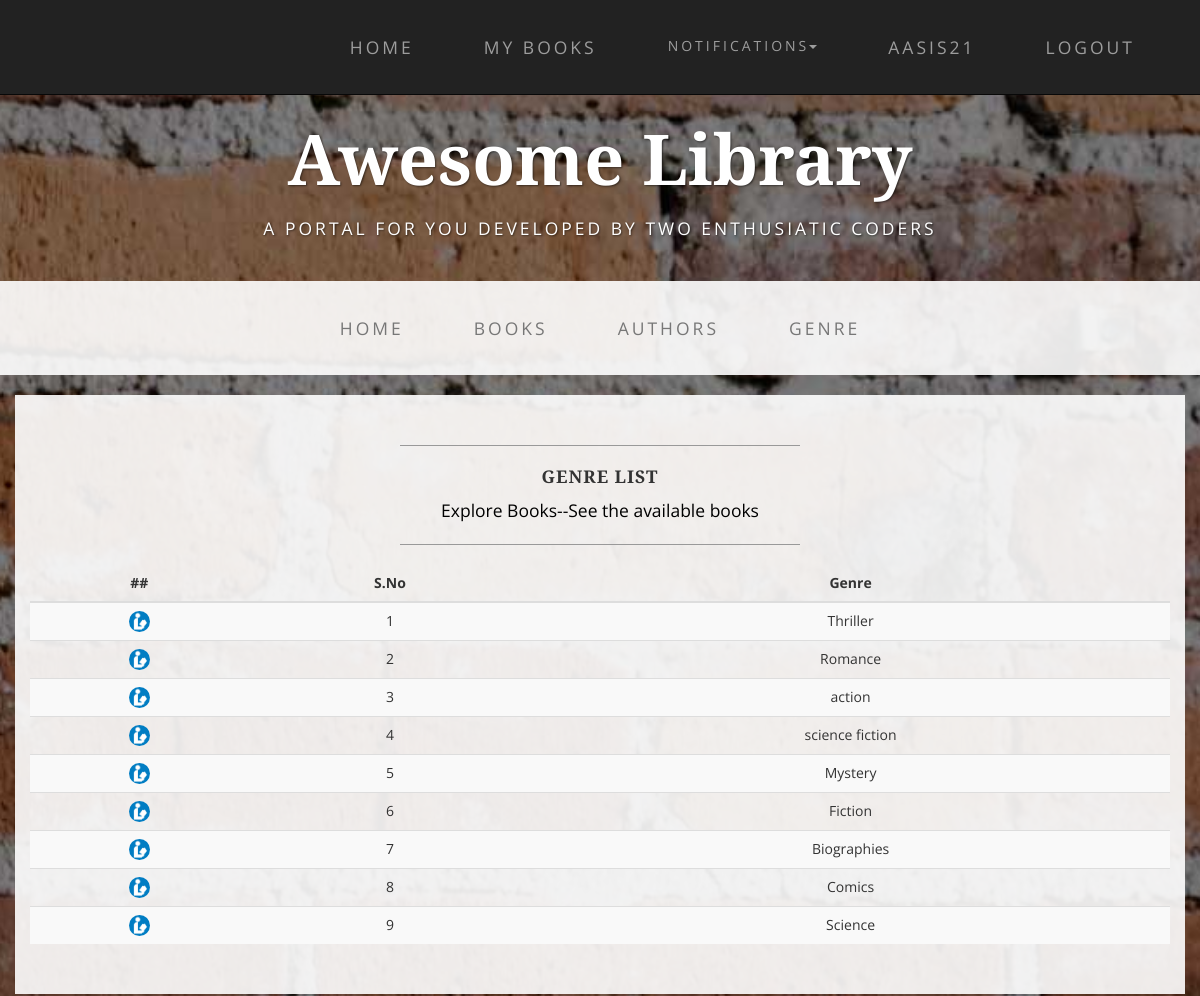
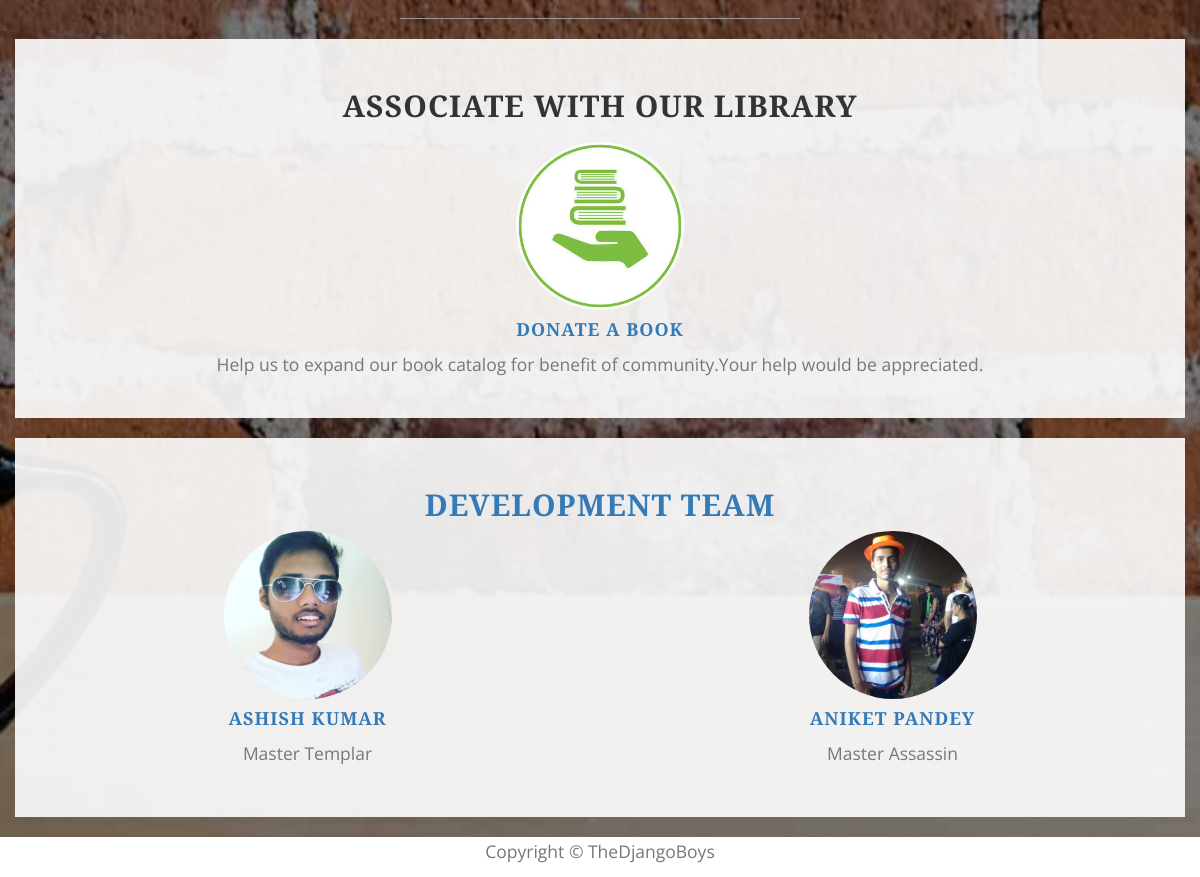
Screenshot of /lib/genre/ (signed in) with the database file from the repository (2 pictures, top to bottom).
### mylib/models.py (models this page shows, shortened)
class Genre(models.Model):
    name = models.CharField(max_length=50)

### mylib/views.py (the view)
@login_required
def genre(request):
    genre = Genre.objects.all()
    return render(request, 'genre.html', context={'genre': genre})

### mylib/backend.py (called while the page is built)
    def get_user(self, user_id):
        try:
            return User.objects.get(pk=user_id)
        except User.DoesNotExist:
            return None

### mylib/global_context.py (called while the page is built)
def notice_context(request):
    if request.user.is_authenticated:
        que= Notification.objects.filter(user=request.user)
        re_note = que.values_list('notice', flat=True)
        note=re_note[::-1]
        if note:
            if len(note)>5:
                notice=note[:5]
            else:
                notice=note
        else:
            notice=['Request Book issue for notifications',]
    else:
        notice = ['Request Book issue for notifications',]
        note=['please login']
    return {'notice':notice,'note':note}

### mylib/templates/genre.html (shortened to what this page needs)
{% extends "index.html" %}
{% load staticfiles %}
{% block content %}
<div class="container box ">
    <div class="row">
        <div class="col-lg-12">
            <hr>
            <h2 class="intro-text text-center">
                <strong>Genre List</strong>
            </h2 >
            <a href="{% url 'books' %}"><p class="text-center"> Explore Books--See the available books</p></a>
            <hr>
            <table class="table table-striped">
                <thead class="thead-inverse">
                <tr>
                    <th class="text-center">##</th>
                    <th class="text-center">S.No</th>
                    <th class="text-center">Genre</th>
                </tr>
                </thead>
                <tbody>
                {% for genre in genre %}
                <tr>
                    <th scope="row"><img src="{% static 'mylib/img/team/lib.jpg' %}" class="img-responsive img-circle center-block" alt="" align="middle" style="width:1.5em;height:1.5em;"></th>
                    <td class="text-center">{{genre.id}}</td>
                    <td  class="text-center">{{genre.name}}</td>
                </tr>
                {% endfor %}
                </tbody>
            </table>
        </div>
    </div>
</div>
{% endblock content %}

### mylib/templates/index.html (shortened to what this page needs)
<!DOCTYPE html>
<html lang="en">
{% load staticfiles %}
<head>
    <link href="{% static 'mylib/css/bootstrap.min.css' %}" rel="stylesheet">
    <link href="{% static 'mylib/css/business-casual.css' %}" rel="stylesheet">
</head>
<body>
    <nav id="mainNav" class="navbar navbar-inverse navbar-custom navbar-fixed-top">
        <div class="container">
            <div class="collapse navbar-collapse" id="bs-example-navbar-collapse-1">
                 <ul class="nav navbar-nav navbar-right">
                    <li>
                        <a href="{% url 'index' %}">Home</a>
                    </li>
                    {% if user.is_authenticated %}
                    <li><a href="{% url 'my_books' %}">My Books</a></li>
                     <li class="dropdown">
                         <a class="btn btn-link dropdown-toggle" data-toggle="dropdown"type="button">Notifications<span class="caret"></span></a>
                     </li>
                    {% endif %}
                    {% if user.is_authenticated %}
                    <li><a href="#">{{user.get_username}}</a></li>
                    <li><a href="{% url 'logout' %}?next={{request.path}}">Logout</a></li>
                    {% else %}
                    <li><a href="{% url 'login' %}?next={{request.path}}">Login</a></li>
                     <li><a href="{% url 'sign_in' %}?next={{request.path}}">Sign-in</a></li>
                    {% endif %}
                </ul>
            </div>
        </div>
    </nav>
    <div class="brand main">Awesome Library</div>
    <div class="address-bar">A PORTAL FOR YOU DEVELOPED BY TWO ENTHUSIATIC CODERS</div>
    <nav class="navbar navbar-default" role="navigation">
        <div class="container">
            <div class="collapse navbar-collapse" id="bs-example-navbar-collapse-1">
                <ul class="nav navbar-nav">
                    <li>
                        <a href="{% url 'index' %}">Home</a>
                    </li>
                    <li>
                        <a href="{% url 'books' %}">Books</a>
                    </li>
                    <li>
                        <a href="{% url 'authors' %}">Authors</a>
                    </li>
                    <li>
                        <a href="{% url 'genre' %}">Genre</a>
                    </li>
                </ul>
            </div>
        </div>
    </nav>
    {% block content  %}{% endblock %}
    <hr>
    <section id="services">
        <div class="container box ">
            <div class="row ">
                <div class="col-lg-12 text-center">
                    <h2 class="section-heading">Associate with our Library</h2>
                </div>
            </div>
            <div class="row text-center">
                {% if user.is_authenticated %}
                <div class="col-md-12">
                    <span>
                        <img src={% static "mylib/img/service/2.jpg" %}   class="img-responsive img-circle center-block" style="width:12em;height:12em" alt="" align="middle">
                    </span>
                    <h4 class="service-heading"><a href="{% url 'sign_in' %}">Donate a Book</h4>
                    <p class="text-muted">Help us to expand our book catalog for benefit of community.Your help would be appreciated. </p>
                </div>
                {% endif %}
            </div>
        </div>
        </section>
    <section id="team" class="bg-light-gray">
        <div class="container box">
            <div class="row">
                <div class="col-lg-12 text-center">
                    <h2 class="section-heading">Development Team</h2>
                </div>
            </div>
            <div class="row">
                <div class="col-sm-6">
                    <div class="team-member text-center">
                        <img src={% static "mylib/img/team/1.jpg" %}   class="img-responsive img-circle center-block" style="width:12em;height:12em" alt="" align="middle">
                        <h4>Ashish Kumar</h4>
                        <p class="text-muted">Master Templar</p>
                    </div>
                </div>
                <div class="col-sm-6 text-center">
                    <div class="team-member">
                        <img src="{% static "mylib/img/team/2.jpg" %}" class="img-responsive img-circle center-block"  style="width:12em;height:12em" alt="">
                        <h4>Aniket Pandey</h4>
                        <p class="text-muted">Master Assassin</p>
                    </div>
                </div>
            </div>
            <div class="row">
                <div class="col-lg-8 col-lg-offset-2 text-center">
                </div>
            </div>
        </div>
    </section>
    <div class="col-lg-12 text-center " style="background:white;height:40px">
        <p class="text-muted">Copyright &copy; TheDjangoBoys</p>
    </div>
</body>
</html>

### mylib/templates/index.html (style rules this page uses)
#mainNav { background-color:light; }
.main { margin-top:80px; }

### rows the page displays
Genre: id "1", name "Thriller"
Genre: id "2", name "Romance"
Genre: id "3", name "action"
Genre: id "4", name "science fiction"
Genre: id "5", name "Mystery"
Genre: id "6", name "Fiction"
Genre: id "7", name "Biographies"
Genre: id "8", name "Comics"
Genre: id "9", name "Science"

### other values shown
{{ user.get_username }} "AASIS21"
